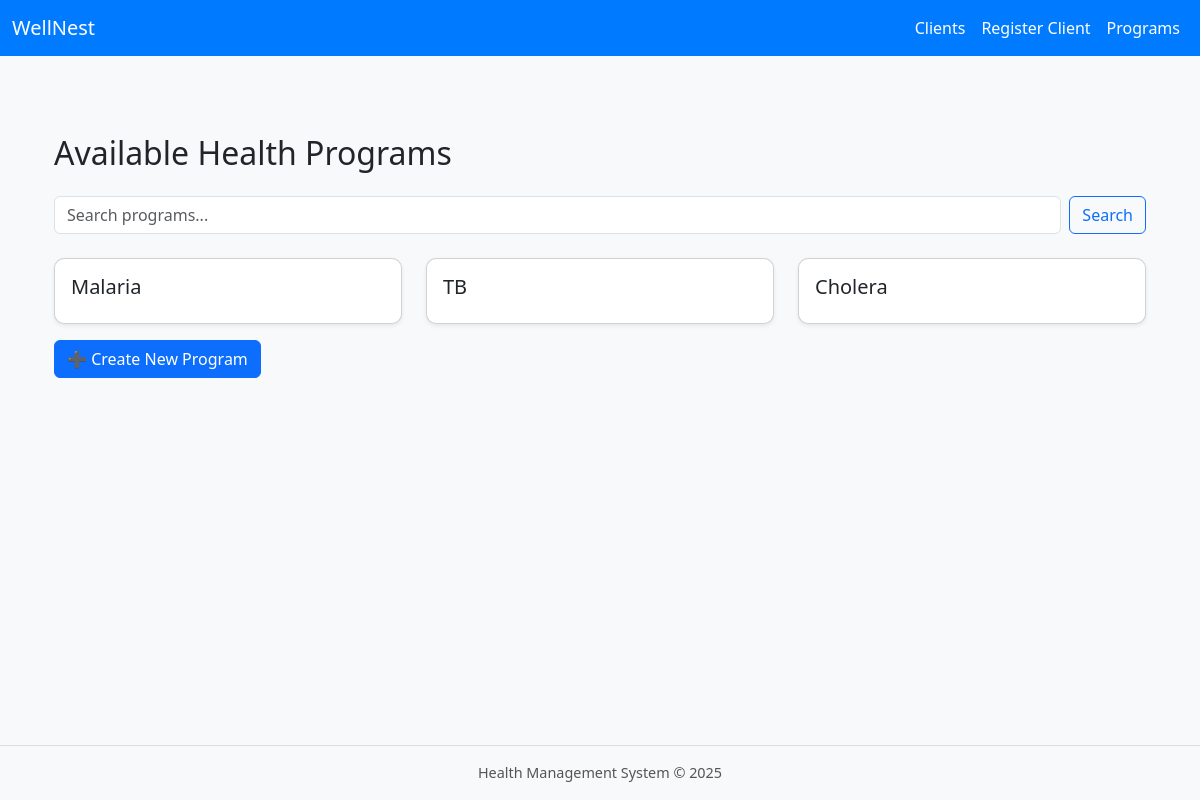
Page /programs/ (signed in) on the earlier database version.
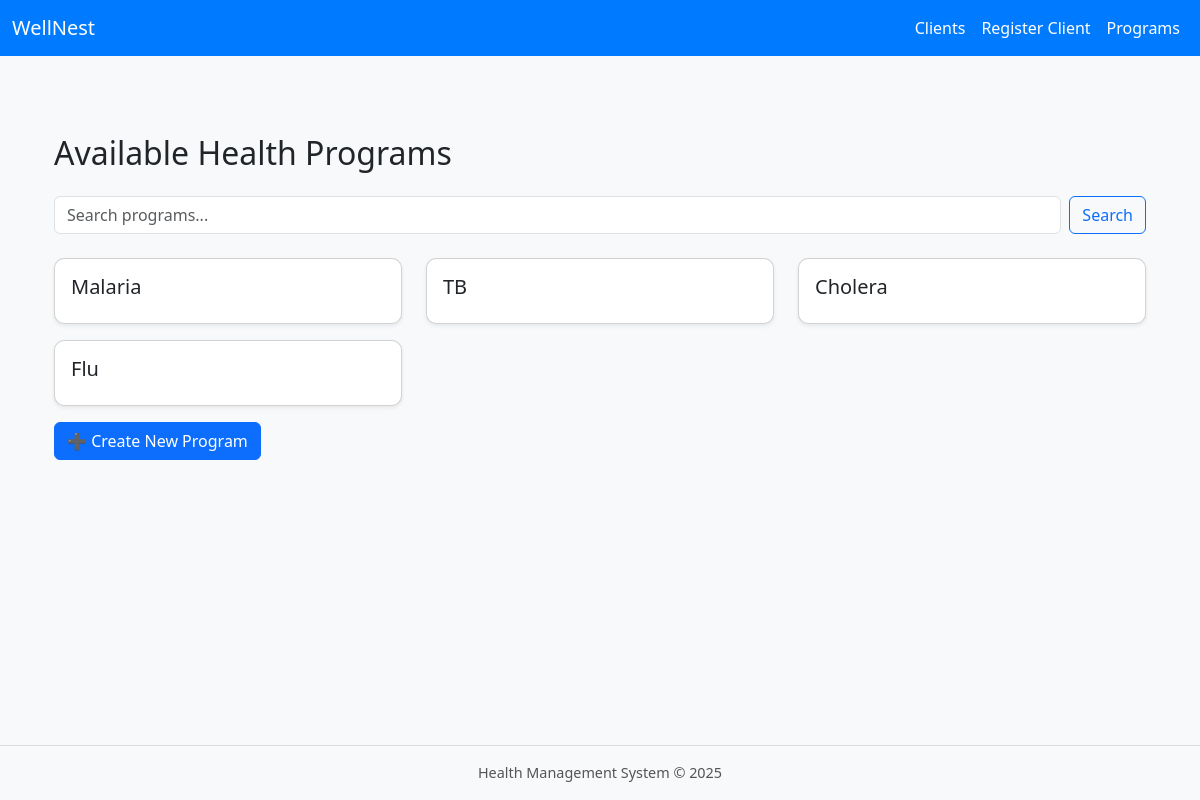
Same page on the later database version.
### health/models.py (models this page shows, shortened)
class HealthProgram(models.Model):
    name = models.CharField(max_length=100, unique=True)

### health/views.py (the view)
# urls.py: path('programs/', views.program_list, name='program_list'),
@login_required
def program_list(request):
    query = request.GET.get('q')
    if query:
        programs = HealthProgram.objects.filter(name__icontains=query)
    else:
        programs = HealthProgram.objects.all()
    for program in programs:
        program.client_count = program.clients.count()
    return render(request, 'program_list.html', {'programs': programs})

### health/templates/program_list.html
{% extends "base.html" %}
{% block content %}
<div class="container">
    <h2 class="mb-4">Available Health Programs</h2>
    <form method="get" class="mb-4 d-flex" role="search">
        <input type="text" name="q" class="form-control me-2" placeholder="Search programs..." value="{{ query|default:'' }}">
        <button type="submit" class="btn btn-outline-primary">Search</button>
    </form>
    <div class="row">
        {% for program in programs %}
        <div class="col-md-4 mb-3">
            <div class="card shadow-sm p-3">
                <h5>{{ program.name }}</h5>
            </div>
        </div>
        {% empty %}
        <p class="text-muted">No programs available.</p>
        {% endfor %}
    </div>
    <div class="d-flex justify-content-between align-items-center mb-4">
        <a href="{% url 'program_create' %}" class="btn btn-primary">➕ Create New Program</a>
    </div>
</div>
{% endblock %}

Differences in the rows shown:
added HealthProgram: name "Flu"
